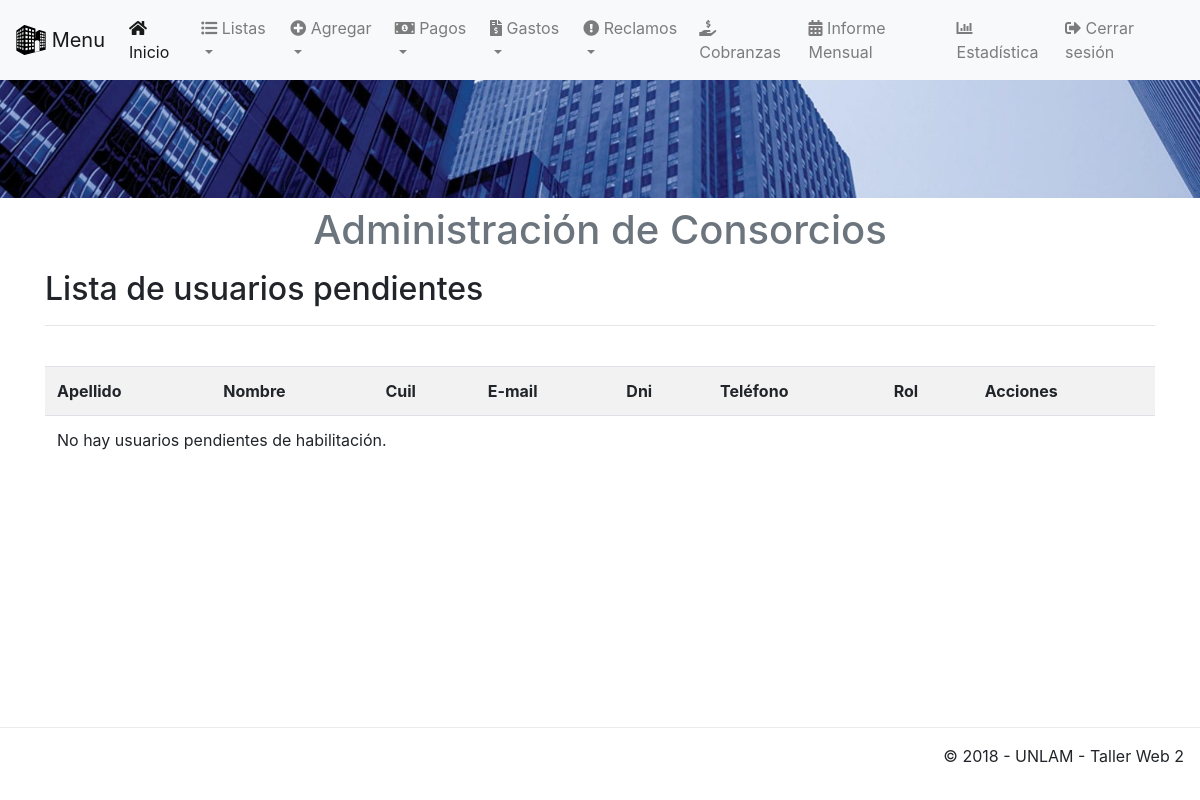
Before: /app/view/homeAdmin.php (signed in) with the older database file.
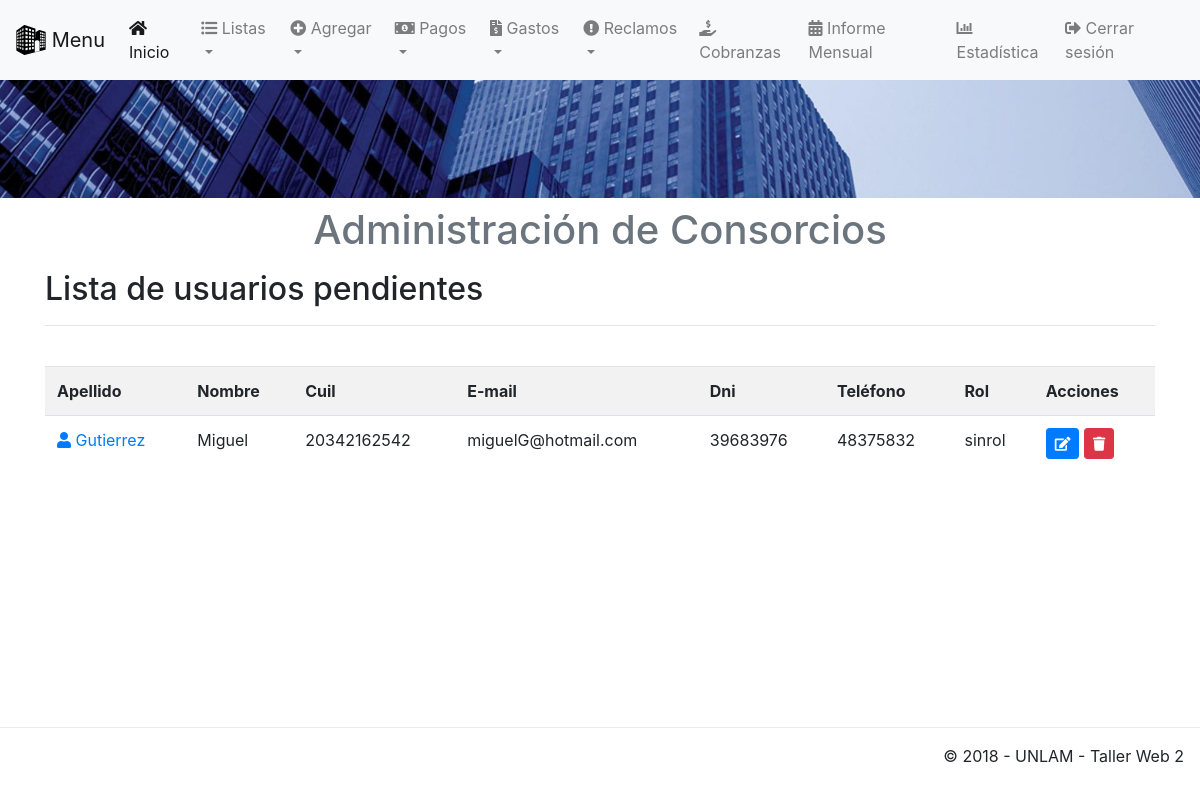
After: the same page with the newer database file.
### tables this page shows
CREATE TABLE `usuarios` (
  `idUsuarios` int(11) UNSIGNED NOT NULL,
  `nombre` varchar(50) NOT NULL,
  `apellido` varchar(50) NOT NULL,
  `cuil` bigint(11) UNSIGNED NOT NULL,
  `email` varchar(50) NOT NULL,
  `dni` int(8) UNSIGNED NOT NULL,
  `telefono` int(11) UNSIGNED NOT NULL,
  `estado` varchar(50) NOT NULL,
  `idRol` int(11) UNSIGNED NOT NULL,
  `pass` varchar(50) NOT NULL,
  `primeraVez` tinyint(1) UNSIGNED NOT NULL
);

CREATE TABLE `roles` (
  `idRoles` int(11) UNSIGNED NOT NULL,
  `descripcion` varchar(50) NOT NULL
);

### app/view/homeAdmin.php (the view, shortened to what this page needs)
<!DOCTYPE html>
<html lang="es">
<?php include('template/head.php'); ?>
    <body>
    <?php
        include('template/nav.php');
        include('template/header.php'); ?>
    <div class="container">
    <div class="content">
    <h2>Lista de usuarios pendientes</h2>
    <hr />
			<br />
			<div class="table-responsive">
			<table class="table table-striped table-hover">
				<tr>
					<th>Apellido</th>
                    <th>Nombre</th>
                    <th>Cuil</th>
                    <th>E-mail</th>
                    <th>Dni</th>
					<th>Teléfono</th>
                    <th>Rol</th>
                    <th>Acciones</th>
				</tr>
				<?php
					$sql = mysqli_query($conexion, "SELECT * FROM usuarios JOIN roles ON usuarios.idRol=roles.idRoles WHERE estado='Pendiente' ORDER BY idUsuarios ASC");
				if(mysqli_num_rows($sql) == 0){
					echo '<tr><td colspan="8">No hay usuarios pendientes de habilitación.</td></tr>';
				}else{
					while($row = mysqli_fetch_assoc($sql)){
						echo '
						<tr>
                            <td><a href="perfil.php?nik='.$row['idUsuarios'].'"><span class="fas fa-user" aria-hidden="true"></span> '.$row['apellido'].'</a></td>
                            <td>'.$row['nombre'].'</td>
                            <td>'.$row['cuil'].'</td>
                            <td>'.$row['email'].'</td>
                            <td>'.$row['dni'].'</td>
							<td>'.$row['telefono'].'</td>
                            <td>'.$row['descripcion'].'</td>
							<td>
								<a href="abm/editarRolyEstado.php?nik='.$row['idUsuarios'].'" title="Editar datos" class="btn btn-primary btn-sm"><span class="fas fa-edit" aria-hidden="true"></span></a>
								<a href="homeAdmin.php?aksi=delete&nik='.$row['idUsuarios'].'" title="Eliminar solicitud de habilitacion" onclick="return confirm(\'Esta seguro de borrar la solicitud de: '.$row['apellido'].' '.$row['nombre'].'?\')" class="btn btn-danger btn-sm"><span class="fas fa-trash" aria-hidden="true"></span></a>
							</td>
						</tr>
						';
					}
				}
				?>
			</table>
			</div>
		</div>
	</div>
    <div class="corte">
    </div>
    <?php include('template/footer.php'); ?>
    </body>
</html>

Changed rows visible on the page:
added usuarios: apellido "Gutierrez", nombre "Miguel", cuil "20342162542", email "miguelG@hotmail.com", dni "39683976", telefono "48375832", idRol.descripcion "sinrol"
Other visible differences:
text no longer shown: "No hay usuarios pendientes de habilitación."
